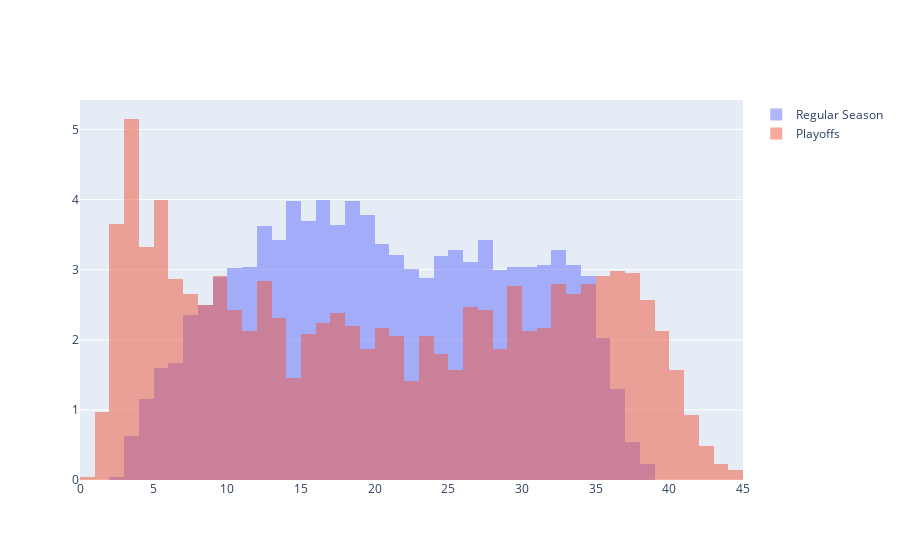

Source (notebook cell):
### Code cell
fig = go.Figure()
fig.add_trace(go.Histogram(x=hist_data(rs_df, 50, 5), 
                           histnorm='percent', 
                           name = 'Regular Season', 
                           xbins={'start':0, 'end':46, 'size':1}))
fig.add_trace(go.Histogram(x=hist_data(playoffs_df, 5, 1), 
                           histnorm='percent', 
                           name = 'Playoffs',
                           xbins={'start':0, 'end':46, 'size':1}))
fig.update_layout(barmode='overlay')
fig.update_traces(opacity=0.5)
fig.show()

### Figure 1 — Plotly figure (JSON) as saved in the notebook; plotly's stock layout.template omitted (floating-point values rounded to 4 significant figures; data arrays with more than 128 entries replaced by an {"elided": "..."} marker saying what was removed)
{"data": [{"histnorm": "percent", "name": "Regular Season", "opacity": 0.5, "type": "histogram", "x": {"elided": "6241 float values"}, "xbins": {"end": 46, "size": 1, "start": 0}}, {"histnorm": "percent", "name": "Playoffs", "opacity": 0.5, "type": "histogram", "x": {"elided": "2680 float values"}, "xbins": {"end": 46, "size": 1, "start": 0}}], "layout": {"barmode": "overlay"}}
